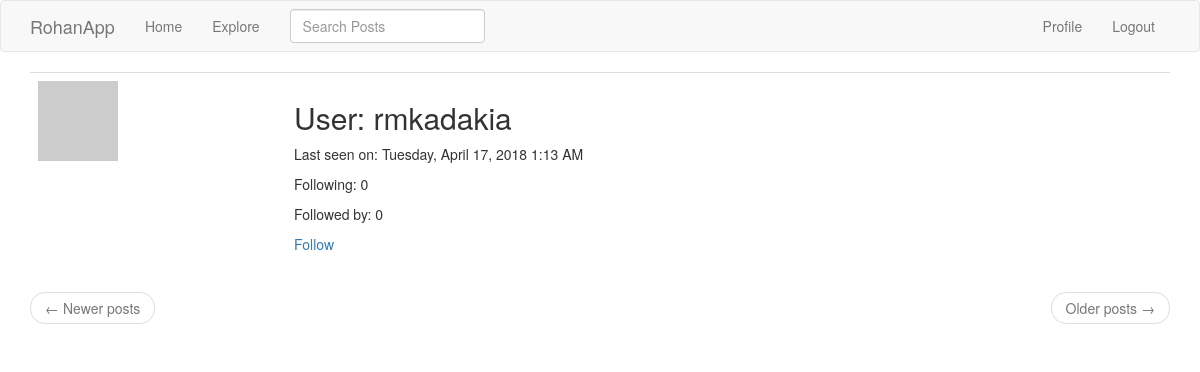
/user/rmkadakia (signed in), run on an earlier commit of the app's database.
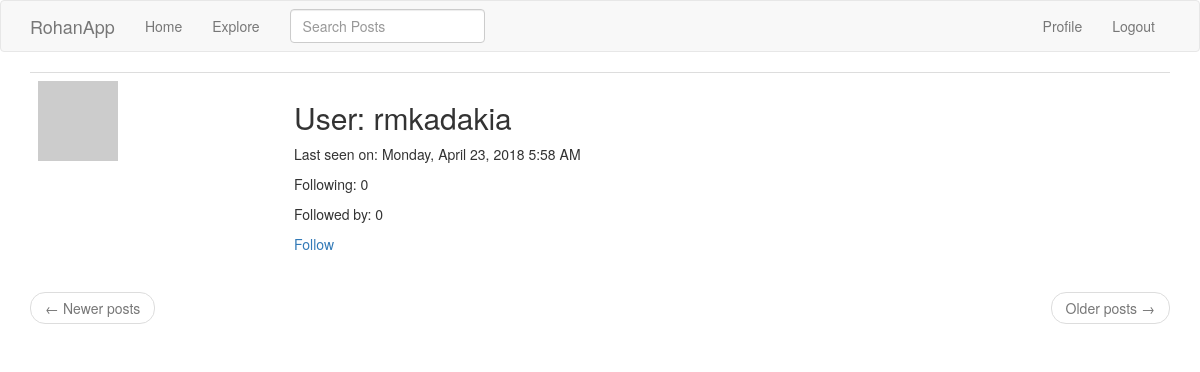
And on a later commit of the database.
### app/models.py (models this page shows, shortened)
class User(UserMixin, db.Model):
    id = db.Column(db.Integer, primary_key=True)
    username = db.Column(db.String(64), index=True, unique=True)
    email = db.Column(db.String(120), index=True, unique=True)
    password_hash = db.Column(db.String(128))
    posts = db.relationship('Post', backref='author', lazy='dynamic') # u.posts, p.author(s)
    about_me = db.Column(db.String(140))
    last_seen = db.Column(db.DateTime, default=datetime.utcnow)
    followed = db.relationship('User', secondary=followers,
        primaryjoin=(followers.c.follower_id == id), # LEFT # why isn't it just followers.follower_id ?
        secondaryjoin=(followers.c.followed_id == id), # RIGHT
        backref=db.backref('followers', lazy='dynamic'), lazy='dynamic')
    def avatar(self, size):
        digest = md5(self.email.lower().encode('utf-8')).hexdigest() # .encode('utf-8') converts email string to bytes
        return 'https://www.gravatar.com/avatar/{}?d=identicon&s={}'.format(digest, size)
    def is_following(self, user):
        return self.followed.filter(followers.c.followed_id == user.id).count() > 0 # filter ==, filter_by =

### app/main/routes.py (the view)
@bp.route('/user/<username>')
@login_required
def user(username):
    user = User.query.filter_by(username=username).first_or_404()
    page = request.args.get('page', 1, type=int)
    posts = user.posts.order_by(Post.timestamp.desc()).paginate(
        page, current_app.config['POSTS_PER_PAGE'], False)
    next_url = url_for('main.user', username=user.username, page=posts.next_num) if posts.has_next else None
    prev_url = url_for('main.user', username=user.username, page=posts.prev_num) if posts.has_prev else None
    return render_template('user.html', title = user.username, user = user, posts = posts.items,
                            next_url = next_url, prev_url = prev_url)

### app/main/forms.py
class SearchForm(FlaskForm):
    q = StringField('Search Posts', validators=[DataRequired()])
    def __init__(self, *args, **kwargs):
        if 'formdata' not in kwargs:
            kwargs['formdata'] = request.args # default is request.form
        if 'csrf_enabled' not in kwargs:
            kwargs['csrf_enabled'] = False # also, not putting form.hidden_tag() in the template
        super(SearchForm, self).__init__(*args, **kwargs)

### app/main/routes.py (called while the page is built)
@bp.before_app_request # executed just before any view function
def before_request():
    if current_user.is_authenticated:
        current_user.last_seen = datetime.utcnow() # .strftime('%m/%d/%Y %I:%M:%S %p')
        db.session.commit()
        g.search_form = SearchForm()
    g.locale = str(get_locale())

### app/models.py (called while the page is built)
@login.user_loader
def load_user(id):
    return User.query.get(int(id))

    @classmethod
    def before_commit(cls, session):
        session._changes = {
            'add': [obj for obj in session.new if isinstance(obj, cls)],
            'update': [obj for obj in session.dirty if isinstance(obj, cls)], # there is no db.session.update()
            'delete': [obj for obj in session.deleted if isinstance(obj, cls)]
        }

### app/templates/user.html (shortened to what this page needs)
{% extends "base.html" %}
{% block app_content %}
    <table class="table table-hover">
        <tr>
            <td width="256px"><a href="https://en.gravatar.com" target="_blank"><img src="{{ user.avatar(256) }}"></a></td>
            <td>
                <h2>User: {{ user.username }}</h2>
                {% if user.last_seen %}
                <p>Last seen on: {{ moment(user.last_seen).format('LLLL') }}</p>
                {% endif %}
                <p>Following: {{ user.followed.count() }}</p>
                <p>Followed by: {{ user.followers.count() }}</p>
                {% if current_user == user %}
                <p><a href="{{ url_for('main.edit_profile') }}">Edit your profile</a></p>
                {% elif not current_user.is_following(user) %}
                <p><a href="{{ url_for('main.follow', username=user.username) }}">Follow</a></p>
                {% else %}
                <p><a href="{{ url_for('main.unfollow', username=user.username) }}">Unfollow</a></p>
                {% endif %}
            </td>
        </tr>
    </table>
    <nav aria-label="...">
        <ul class="pager">
            <li class="previous{% if not prev_url %} disabled{% endif %}">
                <a href="{{ prev_url or '#' }}">
                    <span aria-hidden="true">&larr;</span> Newer posts
                </a>
            </li>
            <li class="next{% if not next_url %} disabled{% endif %}">
                <a href="{{ next_url or '#' }}">
                    Older posts <span aria-hidden="true">&rarr;</span>
                </a>
            </li>
        </ul>
    </nav>
{% endblock %}

What changed in the data, as far as the page shows it:
changed User "rmkadakia": last_seen "Tuesday, April 17, 2018 1:13 AM" → "Monday, April 23, 2018 5:58 AM"
